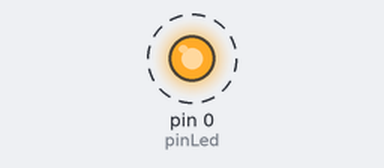
Recording of a sketch running on a simulated Arduino Uno, built with avr-gcc and run on an emulated ATmega328P. Parts: output pins drawn as LEDs (lit = HIGH). Dashed ring = blinking.

Above: at 0.2 s.
Timing chart, 0 to 3.0 s (numbered marks = the images above):
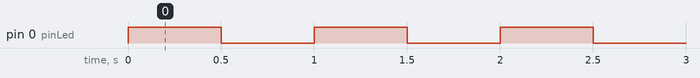

Measured:
- by itself, pin 0 (pinLed): alternates HIGH for 0.50 s and LOW for 0.50 s

The sketch:

attiny_blink.ino
```cpp
const int pinLed = 0;

void setup()
{
  pinMode(pinLed, OUTPUT);
}

void loop()
{
  digitalWrite(pinLed, true);
  delay(500);
  digitalWrite(pinLed, false);
  delay(500);
}
```
